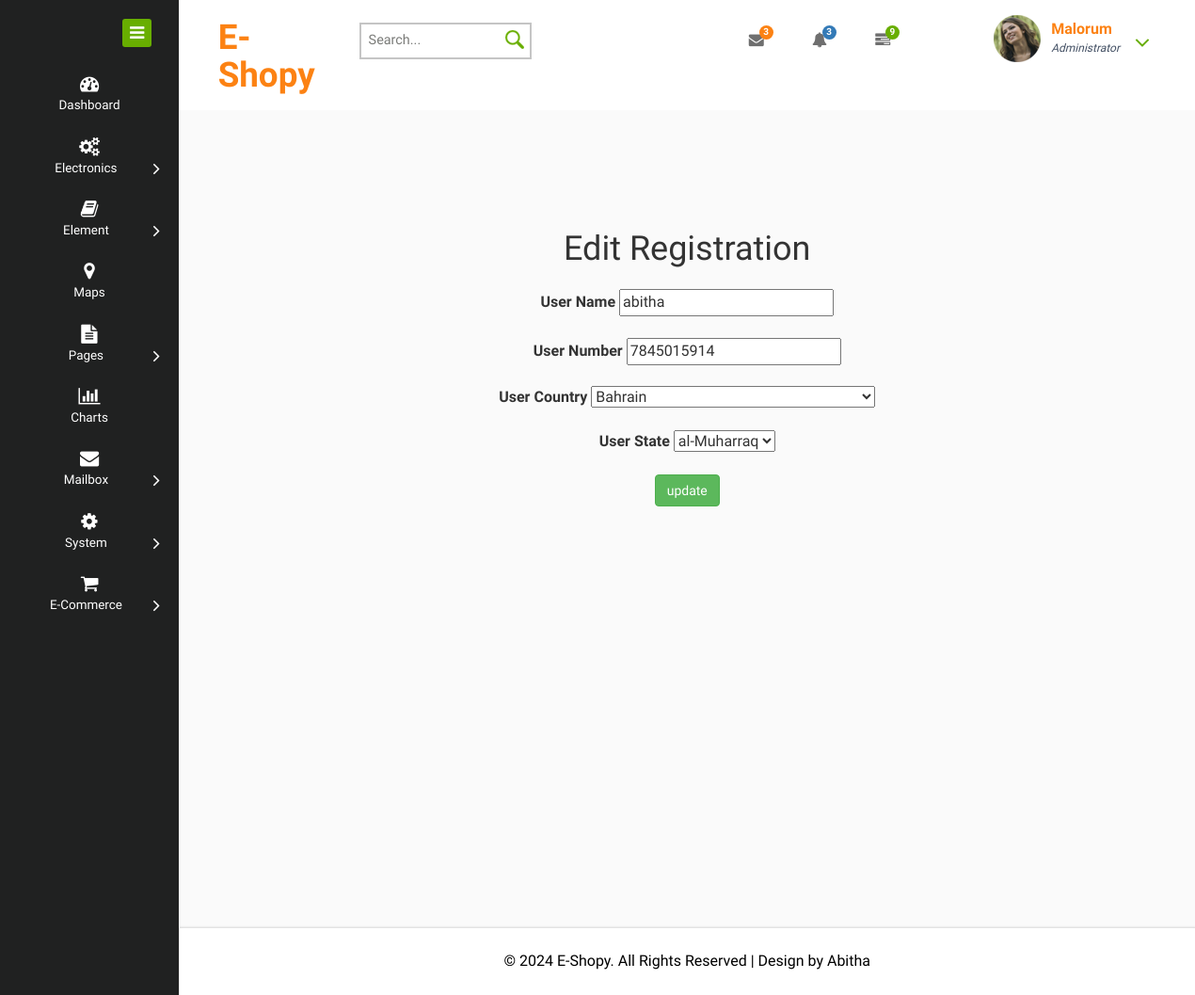
/admin/useredit.php?var=1, run on the app's committed database.
### tables this page shows
CREATE TABLE `tb_register` (
  `id` int(50) NOT NULL,
  `Name` varchar(200) NOT NULL,
  `Email` varchar(200) NOT NULL,
  `Password` varchar(100) NOT NULL,
  `Phnumber` varchar(500) NOT NULL,
  `Country` varchar(500) NOT NULL,
  `State` varchar(500) NOT NULL
);

CREATE TABLE `countries` (
  `cont_id` int(11) NOT NULL,
  `sortname` varchar(3) NOT NULL,
  `name` varchar(150) NOT NULL,
  `sequence` int(11) NOT NULL DEFAULT 0
);

CREATE TABLE `states` (
  `stat_id` int(11) NOT NULL,
  `sname` varchar(30) NOT NULL,
  `country_id` int(11) NOT NULL DEFAULT 1
);

### admin/useredit.php (the view, shortened to what this page needs)
<!DOCTYPE HTML>
<html>
<head>
<link href="css/bootstrap.css" rel="stylesheet" type="text/css" media="all">
<link href="css/style.css" rel="stylesheet" type="text/css" media="all"/>
<link href="css/font-awesome.css" rel="stylesheet">
</head>
<body>
<div class="page-container">
   <div class="left-content">
	   <div class="mother-grid-inner">
				<div class="header-main">
					<div class="header-left">
							<div class="logo-name">
									 <a href="index.html"> <h1>E-Shopy</h1>
								  </a>
							</div>
								<div class="search-box">
									<form>
										<input type="text" placeholder="Search..." required="">
										<input type="submit" value="">
									</form>
								</div>
						 </div>
						 <div class="header-right">
							<div class="profile_details_left">
								<ul class="nofitications-dropdown">
									<li class="dropdown head-dpdn">
										<a href="#" class="dropdown-toggle" data-toggle="dropdown" aria-expanded="false"><i class="fa fa-envelope"></i><span class="badge">3</span></a>
									</li>
									<li class="dropdown head-dpdn">
										<a href="#" class="dropdown-toggle" data-toggle="dropdown" aria-expanded="false"><i class="fa fa-bell"></i><span class="badge blue">3</span></a>
									</li>
									<li class="dropdown head-dpdn">
										<a href="#" class="dropdown-toggle" data-toggle="dropdown" aria-expanded="false"><i class="fa fa-tasks"></i><span class="badge blue1">9</span></a>
									</li>
								</ul>
								<div class="clearfix"> </div>
							</div>
							<div class="profile_details">
								<ul>
									<li class="dropdown profile_details_drop">
										<a href="#" class="dropdown-toggle" data-toggle="dropdown" aria-expanded="false">
											<div class="profile_img">
												<span class="prfil-img"><img src="images/p1.png" alt=""> </span>
												<div class="user-name">
													<p>Malorum</p>
													<span>Administrator</span>
												</div>
												<i class="fa fa-angle-down lnr"></i>
												<div class="clearfix"></div>
											</div>
										</a>
									</li>
								</ul>
							</div>
							<div class="clearfix"> </div>
						</div>
				     <div class="clearfix"> </div>
				</div>
<div class="inner-block">
<?php
require("connection.php");
$id=$_REQUEST["var"];
$res=$con->query("select * from `tb_register` join `states` on tb_register.state=states.stat_id join `countries` on states.country_id=countries.cont_id where `id`='$id'");
$count=$res->num_rows;
    if ($count > 0) {
        $rows = $res->fetch_assoc();
	}
    ?>
    <form action="userupdate.php" method="post" enctype="multipart/form-data">
    <center><b><h1>Edit Registration</h1></b><br></center>
    <center><b>User Name</b>
        <input type="text" name="name" value="<?php echo $rows["Name"];?>" required=""><br></center><br>
    <center><b>User Number</b>
        <input type="text" name="number" value="<?php echo $rows["Phnumber"];?>" required=""><br><br></center>
        <center><b>User Country</b>
        <select name="country" id="country">
			<option value="none" selected><?php echo $rows["name"];?></option></center>
<br><br>
			<center><b>User State</b>
        <select name="state" id="state">
			<option value="none" selected><?php echo $rows['sname'];?></option></center>
</div>
</select><br><br>
    <center><input type="submit"value="update" class="btn btn-success"></center>
    <div class="cols-grids panel-widget">
		<div class="chute chute-center text-center">
		  </div>
	 </div>
</div>
</div>
<div class="copyrights">
	 <p>© 2024 E-Shopy. All Rights Reserved | Design by  <a href="http://w3layouts.com/" target="_blank">Abitha</a> </p>
</div>
</div>
    <div class="sidebar-menu">
		  	<div class="logo"> <a href="#" class="sidebar-icon"> <span class="fa fa-bars"></span> </a>  </div>
		    <div class="menu">
		      <ul id="menu" >
		        <li id="menu-home" ><a href="index.html"><i class="fa fa-tachometer"></i><span>Dashboard</span></a></li>
		        <li><a href="#"><i class="fa fa-cogs"></i><span>Electronics</span><span class="fa fa-angle-right" style="float: right"></span></a>
		        </li>
		        <li id="menu-comunicacao" ><a href="#"><i class="fa fa-book nav_icon"></i><span>Element</span><span class="fa fa-angle-right" style="float: right"></span></a>
		        </li>
		          <li><a href="maps.html"><i class="fa fa-map-marker"></i><span>Maps</span></a></li>
		        <li id="menu-academico" ><a href="#"><i class="fa fa-file-text"></i><span>Pages</span><span class="fa fa-angle-right" style="float: right"></span></a>
		        </li>
		        <li><a href="charts.html"><i class="fa fa-bar-chart"></i><span>Charts</span></a></li>
		        <li><a href="#"><i class="fa fa-envelope"></i><span>Mailbox</span><span class="fa fa-angle-right" style="float: right"></span></a>
		        </li>
		         <li><a href="#"><i class="fa fa-cog"></i><span>System</span><span class="fa fa-angle-right" style="float: right"></span></a>
		         </li>
		         <li><a href="#"><i class="fa fa-shopping-cart"></i><span>E-Commerce</span><span class="fa fa-angle-right" style="float: right"></span></a>
		         </li>
		      </ul>
		    </div>
	 </div>
</body>
</html>

### data on the page
tb_register: name "abitha", number "7845015914", country "Bahrain", state "al-Muharraq"
